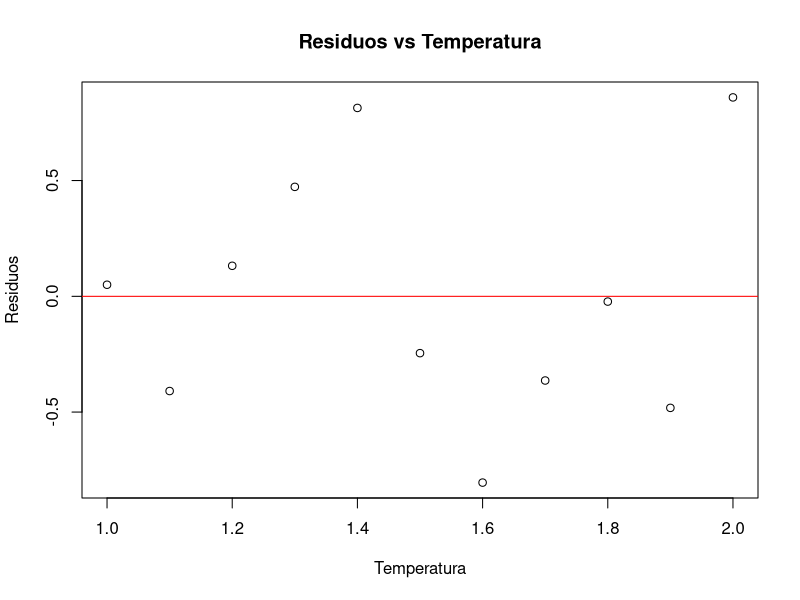
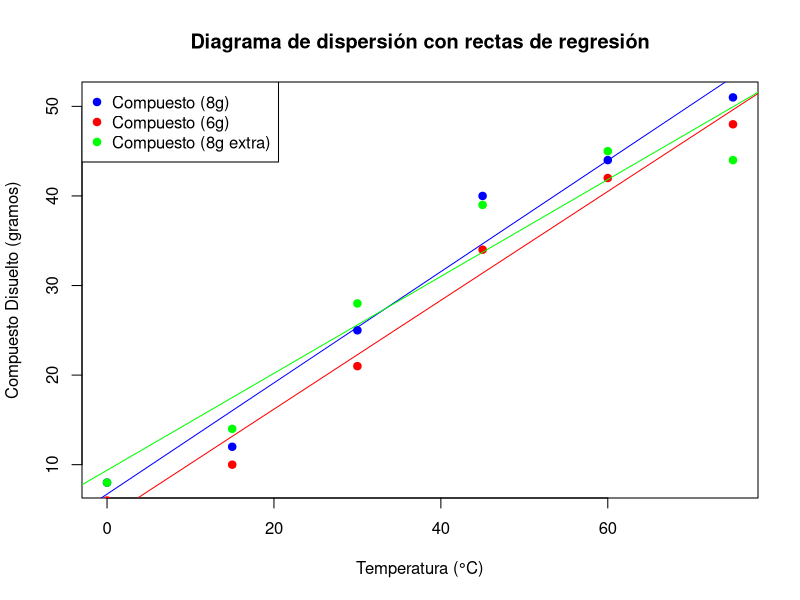
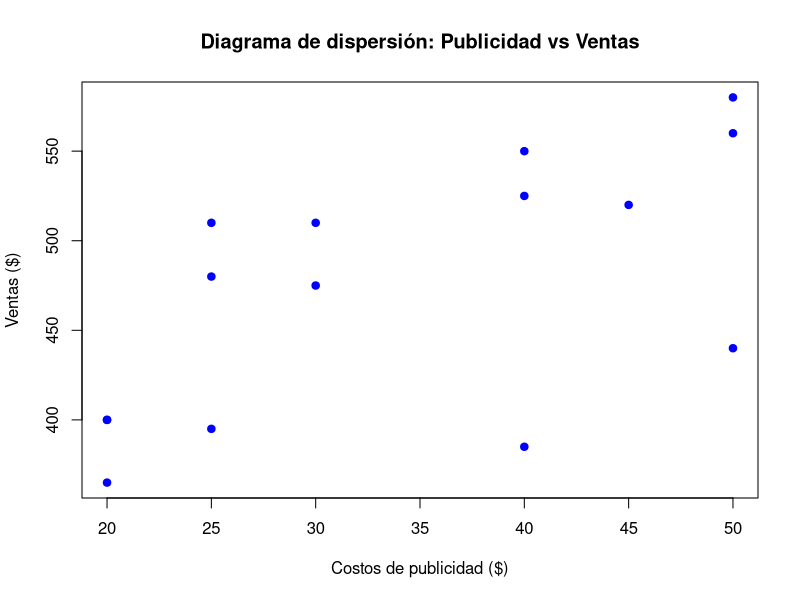
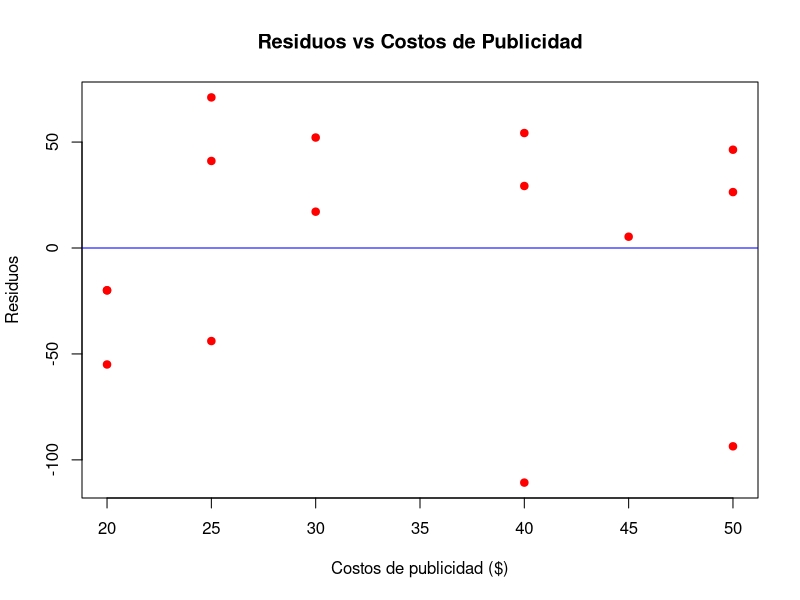
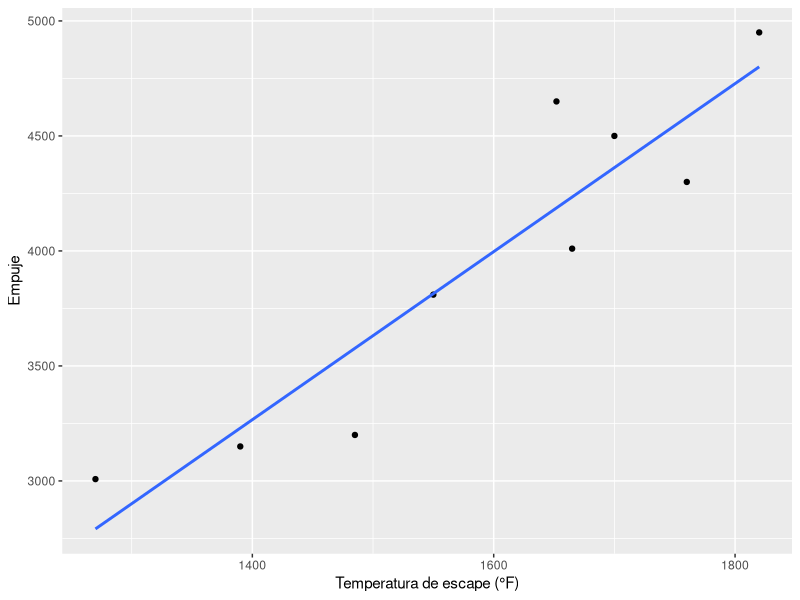

These figures' R source, in order:
## ---- chunk 1
knitr::opts_chunk$set(echo = TRUE)
## ---- chunk 2
# Datos
n = 50
media_muestral = 85
desviacion_estandar_poblacional = 10
nivel_confianza = 0.95

# Valor Z para 95% de confianza
valor_z = qnorm(1 - (1 - nivel_confianza) / 2)

# Intervalo de confianza
margen_error = valor_z * (desviacion_estandar_poblacional / sqrt(n))
ic_inferior = media_muestral - margen_error
ic_superior = media_muestral + margen_error

ic_inferior
ic_superior

## ---- chunk 3
# Datos
n = 500
proporcion_muestral = 200 / 500
nivel_confianza = 0.95

# Valor Z para 95% de confianza
valor_z = qnorm(1 - (1 - nivel_confianza) / 2)

# Intervalo de confianza
margen_error = valor_z * sqrt((proporcion_muestral * (1 - proporcion_muestral)) / n)
ic_inferior = proporcion_muestral - margen_error
ic_superior = proporcion_muestral + margen_error

ic_inferior
ic_superior

## ---- chunk 4
# Datos
n = 20
varianza_muestral = 25
nivel_confianza = 0.95

# Valores chi-cuadrado para 95% de confianza
chi2_inferior = qchisq((1 - nivel_confianza) / 2, df = n - 1)
chi2_superior = qchisq(1 - (1 - nivel_confianza) / 2, df = n - 1)

# Intervalo de confianza
ic_inferior = (n - 1) * varianza_muestral / chi2_superior
ic_superior = (n - 1) * varianza_muestral / chi2_inferior

ic_inferior
ic_superior

## ---- chunk 5
# Datos
n1 = 30
n2 = 40
media_muestral1 = 85
media_muestral2 = 80
desviacion_estandar_poblacional1 = 10
desviacion_estandar_poblacional2 = 15
nivel_confianza = 0.95

# Valor Z para 95% de confianza
valor_z = qnorm(1 - (1 - nivel_confianza) / 2)

# Intervalo de confianza
margen_error = valor_z * sqrt((desviacion_estandar_poblacional1^2 / n1) + (desviacion_estandar_poblacional2^2 / n2))
diferencia_medias = media_muestral1 - media_muestral2
ic_inferior = diferencia_medias - margen_error
ic_superior = diferencia_medias + margen_error

ic_inferior
ic_superior
## ---- chunk 6
# Datos
n1 = 300
n2 = 400
proporcion_muestral1 = 120 / 300
proporcion_muestral2 = 150 / 400
nivel_confianza = 0.95

# Valor Z para 95% de confianza
valor_z = qnorm(1 - (1 - nivel_confianza) / 2)

# Intervalo de confianza
margen_error = valor_z * sqrt((proporcion_muestral1 * (1 - proporcion_muestral1) / n1) + (proporcion_muestral2 * (1 - proporcion_muestral2) / n2))
diferencia_proporciones = proporcion_muestral1 - proporcion_muestral2
ic_inferior = diferencia_proporciones - margen_error
ic_superior = diferencia_proporciones + margen_error

ic_inferior
ic_superior
## ---- chunk 7
# Datos
n1 = 20
n2 = 30
varianza_muestral1 = 25
varianza_muestral2 = 36
nivel_confianza = 0.95

# Valores F para 95% de confianza
f_inferior = qf((1 - nivel_confianza) / 2, df1 = n1 - 1, df2 = n2 - 1)
f_superior = qf(1 - (1 - nivel_confianza) / 2, df1 = n1 - 1, df2 = n2 - 1)

# Intervalo de confianza
ic_inferior = (varianza_muestral1 / varianza_muestral2) / f_superior
ic_superior = (varianza_muestral1 / varianza_muestral2) * f_inferior

ic_inferior
ic_superior
## ---- chunk 8
# Datos
error_maximo = 2
desviacion_estandar_poblacional = 10
nivel_confianza = 0.95

# Valor Z para 95% de confianza
valor_z = qnorm(1 - (1 - nivel_confianza) / 2)

# Tamaño muestral
n = (valor_z * desviacion_estandar_poblacional / error_maximo)^2
n = ceiling(n)  # Redondear al número entero más cercano

n
## ---- chunk 9
# Datos
temperatura <- c(1.0, 1.1, 1.2, 1.3, 1.4, 1.5, 1.6, 1.7, 1.8, 1.9, 2.0)
azucar_convertida <- c(8.1, 7.8, 8.5, 9.0, 9.5, 8.6, 8.2, 8.8, 9.3, 9.0, 10.5)
# Crear data frame
datos <- data.frame(temperatura, azucar_convertida)
# Ajustar el modelo de regresión lineal
modelo <- lm(azucar_convertida ~ temperatura, data = datos)

# Mostrar los coeficientes del modelo
summary(modelo)
# Calcular la predicción para x = 1.75
prediccion <- predict(modelo, newdata = data.frame(temperatura = 1.75))
prediccion
# Graficar los residuos
residuos <- resid(modelo)
plot(temperatura, residuos, main = "Residuos vs Temperatura", 
     xlab = "Temperatura", ylab = "Residuos")
abline(h = 0, col = "red")

## ---- chunk 10
# Datos
temperatura <- c(0, 15, 30, 45, 60, 75)
compuesto_8g <- c(8, 12, 25, 40, 44, 51)
compuesto_6g <- c(6, 10, 21, 34, 42, 48)
compuesto_8g_extra <- c(8, 14, 28, 39, 45, 44)

# Crear data frame
datos <- data.frame(temperatura, compuesto_8g, compuesto_6g, compuesto_8g_extra)
# Ajustar los modelos de regresión lineal
modelo_8g <- lm(compuesto_8g ~ temperatura, data = datos)
modelo_6g <- lm(compuesto_6g ~ temperatura, data = datos)
modelo_8g_extra <- lm(compuesto_8g_extra ~ temperatura, data = datos)

# Mostrar los coeficientes del modelo
summary(modelo_8g)
summary(modelo_6g)
summary(modelo_8g_extra)
# Gráfico de dispersión y rectas de regresión
plot(temperatura, compuesto_8g, col = "blue", pch = 19, main = "Diagrama de dispersión con rectas de regresión", 
     xlab = "Temperatura (°C)", ylab = "Compuesto Disuelto (gramos)")
points(temperatura, compuesto_6g, col = "red", pch = 19)
points(temperatura, compuesto_8g_extra, col = "green", pch = 19)
abline(modelo_8g, col = "blue")
abline(modelo_6g, col = "red")
abline(modelo_8g_extra, col = "green")
legend("topleft", legend = c("Compuesto (8g)", "Compuesto (6g)", "Compuesto (8g extra)"),
       col = c("blue", "red", "green"), pch = 19)
# Calcular la predicción para x = 50
prediccion_8g <- predict(modelo_8g, newdata = data.frame(temperatura = 50))
prediccion_6g <- predict(modelo_6g, newdata = data.frame(temperatura = 50))
prediccion_8g_extra <- predict(modelo_8g_extra, newdata = data.frame(temperatura = 50))

prediccion_8g
prediccion_6g
prediccion_8g_extra

## ---- chunk 11
# Datos
publicidad <- c(40, 20, 25, 20, 30, 50, 45, 40, 20, 25, 30, 50, 40, 25, 50)
ventas <- c(385, 400, 395, 365, 475, 440, 520, 550, 400, 480, 510, 560, 525, 510, 580)

# Crear data frame
datos <- data.frame(publicidad, ventas)
# Diagrama de dispersión
plot(publicidad, ventas, main = "Diagrama de dispersión: Publicidad vs Ventas", 
     xlab = "Costos de publicidad ($)", ylab = "Ventas ($)", pch = 19, col = "blue")
# Ajustar el modelo de regresión lineal
modelo <- lm(ventas ~ publicidad, data = datos)

# Mostrar los coeficientes del modelo
summary(modelo)
# Calcular la predicción para x = 35
prediccion_35 <- predict(modelo, newdata = data.frame(publicidad = 35))
prediccion_35
# Graficar los residuos
residuos <- resid(modelo)
plot(publicidad, residuos, main = "Residuos vs Costos de Publicidad", 
     xlab = "Costos de publicidad ($)", ylab = "Residuos", pch = 19, col = "red")
abline(h = 0, col = "blue")

## ---- chunk 12
# Crear un data frame con los datos
datos <- data.frame(
  lluvia = c(4.3, 4.5, 5.9, 5.6, 6.1, 5.2, 3.8, 2.1, 7.5),
  particulas = c(126, 121, 116, 118, 114, 118, 132, 141, 108)
)

# Ajustar el modelo de regresión lineal
modelo <- lm(particulas ~ lluvia, data = datos)

# Mostrar el resumen del modelo
summary(modelo)

# Predecir la cantidad de partículas para lluvia = 4.8
nueva_lluvia <- 4.8
prediccion <- predict(modelo, newdata = data.frame(lluvia = nueva_lluvia))
print(prediccion)
## ---- chunk 13
# Crear un data frame con los datos
datos <- data.frame(
  empuje = c(4300, 4650, 3200, 3150, 4950, 4010, 3810, 4500, 3008),
  temperatura = c(1760, 1652, 1485, 1390, 1820, 1665, 1550, 1700, 1270)
)

# Ajustar el modelo de regresión lineal
modelo <- lm(empuje ~ temperatura, data = datos)

# Mostrar el resumen del modelo
summary(modelo)

# Graficar los datos y la recta de regresión
library(ggplot2)
ggplot(datos, aes(x = temperatura, y = empuje)) +
  geom_point() +
  geom_smooth(method = "lm", se = FALSE) +
  labs(x = "Temperatura de escape (°F)", y = "Empuje")
## ---- chunk 14
# Crear un data frame con los datos
datos <- data.frame(
  y = c(6.40, 15.05, 18.75, 30.25, 44.85, 48.94, 51.55, 61.50, 100.44, 111.42),
  x1 = c(1.32, 2.69, 3.56, 4.41, 5.35, 6.20, 7.12, 8.87, 9.80, 10.65),
  x2 = c(1.15, 3.40, 4.10, 8.75, 14.82, 15.15, 15.32, 18.18, 35.19, 40.40)
)

# Ajustar el modelo de regresión lineal múltiple
modelo <- lm(y ~ x1 + x2, data = datos)

# Mostrar el resumen del modelo
summary(modelo)
## ---- chunk 15
# Definir los datos
x <- c(10, 10, 10, 10, 50, 50, 50, 50)
y <- c(13, 16, 12, 15, 86, 90, 88, 92)

# Crear el término cuadrático de x
x2 <- x^2

# Ajustar la regresión múltiple
modelo <- lm(y ~ x + x2)

# Ver los resultados del modelo
summary(modelo)

# Estimar el producto de la reacción química para x = 225
x_nueva <- data.frame(x = 225, x2 = 225^2)
prediccion <- predict(modelo, x_nueva)

# Mostrar la predicción
prediccion
## ---- chunk 16
# Datos
flujo_sanguineo <- c(84.33, 87.80, 82.20, 78.21, 78.44, 81.33, 83.51, 79.46, 80.49, 76.58, 75.62, 77.25, 79.72, 78.39, 78.20)
tension_oxigeno <- c(603.40, 582.50, 556.20, 548.90, 559.90, 575.20, 581.10, 540.00, 510.50, 484.00, 428.00, 414.80, 382.40, 370.30, 350.30)

# Crear el modelo de regresión cuadrática
modelo <- lm(flujo_sanguineo ~ tension_oxigeno + I(tension_oxigeno^2))

# Resumen del modelo
summary(modelo)
## ---- chunk 17
# Datos
y <- c(240, 236, 290, 274, 310, 316, 306, 309, 284, 282, 260, 266, 288, 320)
x1 <- c(25, 21, 27, 32, 40, 32, 31, 30, 23, 22, 22, 25, 19, 18)
x2 <- c(24, 25, 28, 24, 27, 26, 24, 27, 25, 24, 24, 25, 28, 24)
x3 <- c(91, 93, 97, 94, 99, 94, 95, 94, 92, 91, 90, 93, 89, 90)
x4 <- c(100, 110, 100, 98, 110, 107, 105, 105, 94, 93, 91, 94, 96, 98)

# Crear el modelo de regresión lineal múltiple
modelo <- lm(y ~ x1 + x2 + x3 + x4)

# Resumen del modelo
summary(modelo)

# Predicción para los valores x1 = 75, x2 = 24, x3 = 90, x4 = 98
nuevos_datos <- data.frame(x1 = 75, x2 = 24, x3 = 90, x4 = 98)
prediccion <- predict(modelo, nuevos_datos)

# Mostrar la predicción
prediccion
## ---- chunk 18
# Datos
y <- c(11.2, 14.5, 17.2, 13.6, 16.6, 16.6, 15.4, 18.8, 19.6, 15.6, 16.4, 20.0, 21.8, 22.5)
x1 <- c(56.5, 59.5, 65.2, 61.4, 88.6, 89.2, 82.6, 85.8, 82.8, 72.4, 81.6, 85.0, 85.4, 84.0)
x2 <- c(71.0, 75.2, 76.0, 69.2, 72.0, 70.0, 73.4, 70.0, 70.6, 63.2, 72.2, 81.0, 87.2, 87.0)
x3 <- c(38.5, 42.5, 42.3, 43.5, 44.5, 42.4, 44.7, 42.6, 42.4, 39.7, 40.4, 45.4, 51.0, 51.0)
x4 <- c(43.0, 45.0, 49.0, 46.0, 66.2, 62.0, 61.0, 62.4, 64.0, 58.2, 63.4, 67.0, 65.0, 65.2)

# Crear un dataframe con los datos
datos <- data.frame(y, x1, x2, x3, x4)

# Ajustar el modelo de regresión lineal múltiple
modelo <- lm(y ~ x1 + x2 + x3 + x4, data = datos)

# Resumen del modelo para ver los coeficientes
summary(modelo)

## ---- chunk 19
# Datos
x1 <- c(1.31, 1.55, 1.49, 0.99, 0.93, 1.09, 1.27, 1.27, 1.06, 1.03, 1.26, 1.45, 1.56, 1.39, 1.75, 1.78, 1.75, 1.68, 1.76, 1.73)
x2 <- c(1.07, 1.49, 0.53, 0.34, 0.83, 0.40, 0.84, 0.94, 0.43, 0.40, 0.68, 1.19, 1.21, 0.63, 1.72, 1.72, 1.49, 1.56, 1.55, 1.07)
x3 <- c(0.44, 0.54, 0.90, 0.34, 0.54, 0.31, 0.64, 0.77, 0.35, 0.29, 0.56, 0.92, 0.90, 0.45, 1.09, 0.90, 1.02, 0.91, 1.04, 1.04)
x4 <- c(0.75, 0.97, 0.90, 0.57, 0.64, 0.61, 0.73, 0.87, 0.41, 0.30, 0.61, 1.03, 1.03, 0.77, 1.44, 1.49, 1.39, 1.37, 1.45, 1.54)
x5 <- c(0.95, 1.10, 1.07, 0.57, 0.71, 0.61, 1.03, 1.15, 0.49, 0.41, 0.87, 1.32, 1.32, 0.83, 1.80, 1.83, 1.62, 1.76, 1.74, 1.66)
y <- c(1.95, 2.90, 2.70, 0.87, 1.04, 1.22, 1.94, 2.03, 1.05, 0.98, 1.60, 3.10, 3.40, 1.86, 4.19, 4.46, 3.78, 4.06, 4.74, 5.68)

# Crear un dataframe con los datos
datos <- data.frame(x1, x2, x3, x4, x5, y)

# Ajustar el modelo de regresión lineal múltiple
modelo <- lm(y ~ x1 + x2 + x3 + x4 + x5, data = datos)

# Resumen del modelo para ver los coeficientes
summary(modelo)

## ---- chunk 20
# Paso 1: Crear los datos
y <- c(121, 172, 113, 201)
x1 <- c(15.6, 22.0, 33.0, 31.5)
x2 <- c(851, 1058, 1357, 1115)

# Paso 2: Ajustar el modelo de regresión lineal múltiple
modelo <- lm(y ~ x1 + x2)

# Mostrar el resumen del modelo para obtener los coeficientes
summary(modelo)

# Paso 3: Predecir el uso para x1 = 20 y x2 = 1200
nueva_prediccion <- data.frame(x1 = 20, x2 = 1200)
prediccion <- predict(modelo, nueva_prediccion)

# Mostrar la predicción
prediccion

## ---- chunk 21
# Paso 1: Ingresar los datos
ventas <- c(77, 84, 81, 79, 87, 92, 85, 90, 89, 81, 87, 85)
altura <- factor(rep(c("A las rodillas", "A la cintura", "A los ojos"), each = 4))

# Paso 2: Realizar el ANOVA
anova_model <- aov(ventas ~ altura)

# Mostrar el resumen del ANOVA
summary(anova_model)

# Paso 3: Realizar una prueba de Tukey para analizar diferencias entre los grupos si es necesario
TukeyHSD(anova_model)

## ---- chunk 22
# Paso 1: Ingresar los datos
tratamientos <- c(rep("50 g/bu", 10), rep("100 g/bu", 10), rep("200 g/bu", 10), rep("400 g/bu", 10))
alturas <- c(13.2, 12.4, 12.8, 17.2, 13.0, 14.2, 14.0, 21.6, 15.0, 20.0,
             16.0, 12.6, 14.8, 13.0, 14.0, 23.6, 19.6, 17.0, 22.2, 24.4,
             7.8, 14.4, 20.8, 15.8, 17.0, 27.0, 21.1, 18.8, 20.2, 23.2,
             21.0, 14.8, 19.1, 15.8, 18.0, 26.0, 21.0, 22.0, 25.0, 18.2)

# Convertir los tratamientos en factor
tratamientos <- factor(tratamientos, levels = c("50 g/bu", "100 g/bu", "200 g/bu", "400 g/bu"))

# Paso 2: Realizar el ANOVA
anova_model <- aov(alturas ~ tratamientos)

# Mostrar el resumen del ANOVA
summary(anova_model)

# Paso 3: Realizar una prueba de Tukey si el ANOVA es significativo
tukey_result <- TukeyHSD(anova_model)

# Mostrar el resultado de la prueba de Tukey
tukey_result

## ---- chunk 23
# Paso 1: Ingresar los datos
concentraciones <- factor(rep(c("0", "80", "160", "360"), c(4, 4, 4, 5)))
actividad <- c(11.01, 12.09, 10.55, 11.26, 
               11.38, 10.67, 12.33, 10.08, 
               11.02, 10.67, 11.50, 10.31, 
               6.04, 8.65, 7.76, 10.13, 9.36)

# Paso 2: Realizar el ANOVA
anova_model <- aov(actividad ~ concentraciones)

# Mostrar el resumen del ANOVA
summary(anova_model)

# Paso 3: Interpretar los resultados

## ---- chunk 24
# Paso 1: Ingresar los datos observados
observados <- c(28, 36, 36, 30, 27, 23)

# Paso 2: Calcular las frecuencias esperadas
# Como el dado tiene 6 caras y se lanzaron 180 veces, la frecuencia esperada para cada cara es 180/6
esperados <- rep(180/6, 6)

# Paso 3: Realizar la prueba de Chi-cuadrado
chi_cuadrado <- chisq.test(observados, p = esperados/sum(esperados))

# Mostrar el resultado de la prueba
chi_cuadrado
## ---- chunk 25
# Paso 1: Ingresar los datos observados
observados <- c(269, 112, 74, 45)

# Paso 2: Calcular las frecuencias esperadas
# La proporción es 5:2:2:1, entonces la suma de las proporciones es 5 + 2 + 2 + 1 = 10
total_nueces <- sum(observados)
esperados <- total_nueces * c(5/10, 2/10, 2/10, 1/10)

# Paso 3: Realizar la prueba de Chi-cuadrado
chi_cuadrado <- chisq.test(observados, p = esperados/sum(esperados))

# Mostrar el resultado de la prueba
chi_cuadrado
## ---- chunk 26
# Paso 1: Ingresar los datos observados
observados <- c(21, 31, 12, 0)

# Paso 2: Calcular las probabilidades de la distribución binomial b(y, 3, 1/4)
probabilidades <- dbinom(0:3, size = 3, prob = 1/4)

# Paso 3: Calcular las frecuencias esperadas
n <- sum(observados)
esperados <- n * probabilidades

# Paso 4: Realizar la prueba de Chi-cuadrado
chi_cuadrado <- chisq.test(observados, p = probabilidades, rescale.p = TRUE)

# Mostrar el resultado de la prueba
chi_cuadrado
## ---- chunk 27
# Ingresar los datos observados
observados <- c(136, 60, 34, 12, 9, 1, 3, 1)

# Calcular las probabilidades de la distribución geométrica g(r, 1/2)
probabilidades <- dgeom(0:7, prob = 1/2)

# Ajustar las probabilidades para que sumen 1
probabilidades <- probabilidades / sum(probabilidades)

# Calcular las frecuencias esperadas
n <- sum(observados)
esperados <- n * probabilidades

# Realizar la prueba de Chi-cuadrado
chi_cuadrado <- chisq.test(observados, p = probabilidades, rescale.p = TRUE)
chi_cuadrado
## ---- chunk 28
# Supongamos que estos son los nuevos datos obtenidos al repetir el experimento
observados_nuevos <- c(140, 55, 30, 15, 10, 2, 3, 1) # Reemplaza con los datos reales

# Calcular las probabilidades de la distribución geométrica g(r, 1/2)
probabilidades <- dgeom(0:7, prob = 1/2)

# Ajustar las probabilidades para que sumen 1
probabilidades <- probabilidades / sum(probabilidades)

# Calcular las frecuencias esperadas
n <- sum(observados_nuevos)
esperados <- n * probabilidades

# Realizar la prueba de Chi-cuadrado
chi_cuadrado <- chisq.test(observados_nuevos, p = probabilidades, rescale.p = TRUE)
chi_cuadrado

## ---- chunk 29
# Definir los datos
data <- c(2.0, 3.0, 0.3, 3.3, 1.3, 0.4, 0.2, 6.0, 5.5, 6.5, 0.2, 2.3,
          1.5, 4.0, 5.9, 1.8, 4.7, 0.7, 4.5, 0.3, 1.5, 0.5, 2.5, 5.0,
          1.0, 6.0, 5.6, 6.0, 1.2, 0.2)

# Definir los parámetros de la distribución normal
mu <- 1.8
sigma <- 0.4

# Definir los intervalos (clases)
breaks <- c(0, 1, 2, 3, 4, 5, 6, 7)

# Calcular las frecuencias observadas
observed <- hist(data, breaks = breaks, plot = FALSE)$counts

# Calcular las frecuencias esperadas
expected <- diff(pnorm(breaks, mean = mu, sd = sigma)) * length(data)

# Realizar la prueba de Chi-cuadrado
chisq.test(observed, p = expected / sum(expected))
## ---- chunk 30
# Crear la tabla de contingencia
tv_data <- matrix(c(15, 27, 29, 19), nrow = 2, byrow = TRUE,
                  dimnames = list("TV Time" = c("Más de 25 horas", "Menos de 25 horas"),
                                  "Sexo" = c("Masculino", "Femenino")))

# Realizar la prueba de Chi-cuadrado
chisq_test <- chisq.test(tv_data)

# Mostrar los resultados
chisq_test
## ---- chunk 31
# Crear la tabla de contingencia
crime_data <- matrix(c(162, 310, 258, 280,  # Asalto
                       118, 196, 193, 175,  # Robo en casa
                       451, 996, 458, 390,  # Hurto
                       18, 25, 10, 19),     # Homicidio
                     nrow = 4, byrow = TRUE,
                     dimnames = list("Distrito" = c("1", "2", "3", "4"),
                                     "Tipo de crimen" = c("Asalto", "Robo en casa", "Hurto", "Homicidio")))

# Realizar la prueba de Chi-cuadrado
chisq_test <- chisq.test(crime_data)

# Mostrar los resultados
chisq_test
## ---- chunk 32
# Crear la tabla de contingencia
opinions_data <- matrix(c(65, 66, 40, 34,  # A favor
                          42, 30, 33, 42,  # En contra
                          93, 54, 27, 24), # Sin opinión
                        nrow = 3, byrow = TRUE,
                        dimnames = list("Opinión" = c("A favor", "En contra", "Sin opinión"),
                                        "Condado" = c("Craig", "Giles", "Franklin", "Montgomery")))

# Realizar la prueba de Chi-cuadrado
chisq_test <- chisq.test(opinions_data)

# Mostrar los resultados
chisq_test
## ---- chunk 33
# Crear la tabla de contingencia
standard_of_living <- matrix(c(72, 63, 47, 40,  # Algo mejor
                               144, 135, 100, 105,  # Igual
                               84, 102, 53, 55),   # No tan bueno
                             nrow = 3, byrow = TRUE,
                             dimnames = list("Estándar de Vida" = c("Algo mejor", "Igual", "No tan bueno"),
                                             "Periodo" = c("Enero 1980", "Mayo 1980", "Enero 1981_1", "Enero 1981_2")))

# Realizar la prueba de Chi-cuadrado
chisq_test <- chisq.test(standard_of_living)

# Mostrar los resultados
chisq_test
## ---- chunk 34
# Datos de tiempo de espera
esperas <- c(17, 15, 20, 20, 32, 28, 12, 26, 25, 25, 35, 24)

# Media hipotética
media_hipotetica <- 20

# Calcular las diferencias entre cada tiempo de espera y la media hipotética
diferencias <- esperas - media_hipotetica

# Contar las diferencias positivas y negativas
signos_positivos <- sum(diferencias > 0)
signos_negativos <- sum(diferencias < 0)

# Realizar la prueba binomial para los signos positivos
n <- signos_positivos + signos_negativos
p_valor <- binom.test(signos_positivos, n, p = 0.5, alternative = "greater")$p.value

# Mostrar los resultados
list(signos_positivos = signos_positivos,
     signos_negativos = signos_negativos,
     p_valor = p_valor)
## ---- chunk 35
# Datos del porcentaje de impurezas
impurezas <- c(2.4, 2.3, 3.1, 2.2, 2.3, 1.2, 1.0, 2.4,
               1.7, 1.1, 4.2, 1.9, 1.7, 3.6, 1.6, 2.3)

# Mediana hipotética
mediana_hipotetica <- 2.5

# Calcular las diferencias entre cada porcentaje de impurezas y la mediana hipotética
diferencias <- impurezas - mediana_hipotetica

# Contar las diferencias positivas y negativas
signos_positivos <- sum(diferencias > 0)
signos_negativos <- sum(diferencias < 0)

# Realizar la prueba binomial para los signos positivos y negativos
n <- signos_positivos + signos_negativos
p_valor <- binom.test(signos_positivos, n, p = 0.5, alternative = "two.sided")$p.value

# Mostrar los resultados
list(signos_positivos = signos_positivos,
     signos_negativos = signos_negativos,
     p_valor = p_valor)
## ---- chunk 36
# Datos de pérdida de peso
perdida_peso <- c(-1.5, 5.4, 3.6, 6.9, 5.5, 2.7, 2.3, 3.4, 5.9, 0.7)

# Mediana hipotética
mediana_hipotetica <- 4.5

# Calcular las diferencias entre cada pérdida de peso y la mediana hipotética
diferencias <- perdida_peso - mediana_hipotetica

# Contar las diferencias positivas y negativas
signos_positivos <- sum(diferencias < 0) # Pérdidas menores a 4.5 kg
signos_negativos <- sum(diferencias > 0) # Pérdidas mayores a 4.5 kg

# Realizar la prueba binomial para los signos positivos
n <- signos_positivos + signos_negativos
p_valor <- binom.test(signos_positivos, n, p = 0.5, alternative = "less")$p.value

# Mostrar los resultados
list(signos_positivos = signos_positivos,
     signos_negativos = signos_negativos,
     p_valor = p_valor)
## ---- chunk 37
# Datos de cambio en la presión sanguínea
cambios <- c(6, 9, 3, 11)

# Mediana hipotética
mediana_hipotetica <- 8

# Calcular las diferencias entre cada cambio y la mediana hipotética
diferencias <- cambios - mediana_hipotetica

# Contar las diferencias positivas y negativas
signos_positivos <- sum(diferencias < 0) # Cambios menores a 8 mmHg
signos_negativos <- sum(diferencias > 0) # Cambios mayores a 8 mmHg

# Realizar la prueba binomial para los signos positivos
n <- signos_positivos + signos_negativos
p_valor <- binom.test(signos_positivos, n, p = 0.5, alternative = "less")$p.value

# Mostrar los resultados
list(signos_positivos = signos_positivos,
     signos_negativos = signos_negativos,
     p_valor = p_valor)
## ---- chunk 38
# Datos de horas de vuelo
horas <- c(9, 12, 18, 14, 12, 14, 12, 10, 16,
           11, 9, 11, 13, 11, 13, 15, 13, 14)

# Mediana hipotética
mediana_hipotetica <- 12

# Calcular las diferencias entre cada valor y la mediana hipotética
diferencias <- horas - mediana_hipotetica

# Eliminar diferencias de cero para la prueba de rango con signo
diferencias <- diferencias[diferencias != 0]

# Calcular los rangos absolutos
rangos_absolutos <- rank(abs(diferencias))

# Sumar los rangos para las diferencias positivas y negativas
suma_rangos_positivos <- sum(rangos_absolutos[diferencias > 0])
suma_rangos_negativos <- sum(rangos_absolutos[diferencias < 0])

# Imprimir resultados
list(suma_rangos_positivos = suma_rangos_positivos,
     suma_rangos_negativos = suma_rangos_negativos)
## ---- chunk 39
# Datos de peso antes y después de la dieta
peso_antes <- c(58.5, 60.3, 61.7, 69.0, 64.0, 62.6, 56.7, 63.6, 68.2, 59.4)
peso_despues <- c(60.0, 54.9, 58.1, 62.1, 58.5, 59.9, 54.4, 60.2, 62.3, 58.7)

# Calcular la pérdida de peso
p_perdida_peso <- peso_despues - peso_antes

# Establecer la mediana hipotética
mediana_hipotetica <- -4.5

# Calcular las diferencias respecto a la mediana hipotética
diferencias <- p_perdida_peso - mediana_hipotetica

# Eliminar las diferencias de cero para la prueba de rango con signo
diferencias <- diferencias[diferencias != 0]

# Calcular los rangos absolutos
rangos_absolutos <- rank(abs(diferencias))

# Sumar los rangos para las diferencias positivas y negativas
suma_rangos_positivos <- sum(rangos_absolutos[diferencias > 0])
suma_rangos_negativos <- sum(rangos_absolutos[diferencias < 0])

# Imprimir resultados
list(suma_rangos_positivos = suma_rangos_positivos,
     suma_rangos_negativos = suma_rangos_negativos)
# Realizar la prueba de rango con signo
resultado <- wilcox.test(p_perdida_peso, mu = mediana_hipotetica, alternative = "less")

# Imprimir el valor p
resultado$p.value
## ---- chunk 40
# Datos de presión arterial antes y después de la carrera
presion_antes <- c(158, 149, 160, 159)
presion_despues <- c(164, 158, 163, 170)

# Calcular el cambio en la presión arterial
cambio <- presion_despues - presion_antes

# Establecer la mediana hipotética
mediana_hipotetica <- 8

# Calcular las diferencias respecto a la mediana hipotética
diferencias <- cambio - mediana_hipotetica

# Eliminar las diferencias de cero para la prueba de rango con signo
diferencias <- diferencias[diferencias != 0]

# Calcular los rangos absolutos
rangos_absolutos <- rank(abs(diferencias))

# Sumar los rangos para las diferencias positivas y negativas
suma_rangos_positivos <- sum(rangos_absolutos[diferencias > 0])
suma_rangos_negativos <- sum(rangos_absolutos[diferencias < 0])

# Imprimir resultados
list(suma_rangos_positivos = suma_rangos_positivos,
     suma_rangos_negativos = suma_rangos_negativos)

# Realizar la prueba de rango con signo
resultado <- wilcox.test(cambio, mu = mediana_hipotetica, alternative = "greater")

# Imprimir el valor p
resultado$p.value
## ---- chunk 41
# Datos de contenido de alquitrán
marca_A <- c(1, 12, 9, 13, 11, 14)
marca_B <- c(8, 10, 7)

# Emparejar datos (en este caso se usa solo 3 mediciones comunes para simplificar el ejemplo)
# Como las muestras no están emparejadas directamente, usaremos la menor cantidad de datos de B

# Emparejar datos (3 pares)
datos <- data.frame(
  A = c(1, 12, 9),
  B = c(8, 10, 7)
)

# Calcular las diferencias
diferencias <- datos$A - datos$B

# Calcular rangos absolutos
rangos_absolutos <- rank(abs(diferencias))

# Asignar signos a los rangos
rangos_positivos <- rangos_absolutos[diferencias > 0]
rangos_negativos <- rangos_absolutos[diferencias < 0]

# Sumar rangos
suma_rangos_positivos <- sum(rangos_positivos)
suma_rangos_negativos <- sum(rangos_negativos)

# Imprimir resultados
cat("Suma de rangos positivos:", suma_rangos_positivos, "\n")
cat("Suma de rangos negativos:", suma_rangos_negativos, "\n")

# Realizar la prueba de suma de rangos con signo
resultado <- wilcox.test(diferencias, alternative = "less")

# Imprimir el valor p
cat("Valor p:", resultado$p.value, "\n")
## ---- chunk 42
# Datos de duración de batería
calculadora_A <- c(5.5, 5.6, 6.3, 4.6, 5.3, 5.0, 6.2, 5.8, 5.1)
calculadora_B <- c(3.8, 4.8, 4.3, 4.2, 4.0, 4.9, 4.5, 5.2, 4.5)

# Calcular las diferencias
diferencias <- calculadora_A - calculadora_B

# Realizar la prueba de suma de rangos con signo
resultado <- wilcox.test(diferencias, alternative = "greater")

# Imprimir los resultados
cat("Diferencias:", diferencias, "\n")
cat("Valor p:", resultado$p.value, "\n")
## ---- chunk 43
# Datos de calificaciones
calificaciones_con_instr <- c(87, 69, 78, 91, 80)
calificaciones_sin_instr <- c(75, 88, 64, 82, 93, 79, 67)

# Crear un vector combinando los datos y otro para los grupos
calificaciones <- c(calificaciones_con_instr, calificaciones_sin_instr)
grupos <- factor(c(rep("Con instrucción adicional", length(calificaciones_con_instr)), 
                    rep("Sin instrucción adicional", length(calificaciones_sin_instr))))

# Realizar la prueba de suma de rangos con signo
resultado <- wilcox.test(calificaciones ~ grupos, exact = FALSE, alternative = "two.sided")

# Imprimir los resultados
cat("Valor p:", resultado$p.value, "\n")

## ---- chunk 44
# Datos de tiempos de operación
tiempos_A <- c(4.9, 6.1, 4.3, 4.6, 5.2)
tiempos_B <- c(5.5, 5.4, 6.2, 5.8, 5.5, 5.2, 4.8)
tiempos_C <- c(6.2, 6.4, 6.8, 5.6, 6.5, 6.3, 6.6)

# Crear un vector combinando los datos y otro para los grupos
tiempos <- c(tiempos_A, tiempos_B, tiempos_C)
grupos <- factor(c(rep("A", length(tiempos_A)), 
                    rep("B", length(tiempos_B)), 
                    rep("C", length(tiempos_C))))

# Realizar la prueba de Kruskal-Wallis
resultado <- kruskal.test(tiempos ~ grupos)

# Imprimir los resultados
cat("Valor p:", resultado$p.value, "\n")
